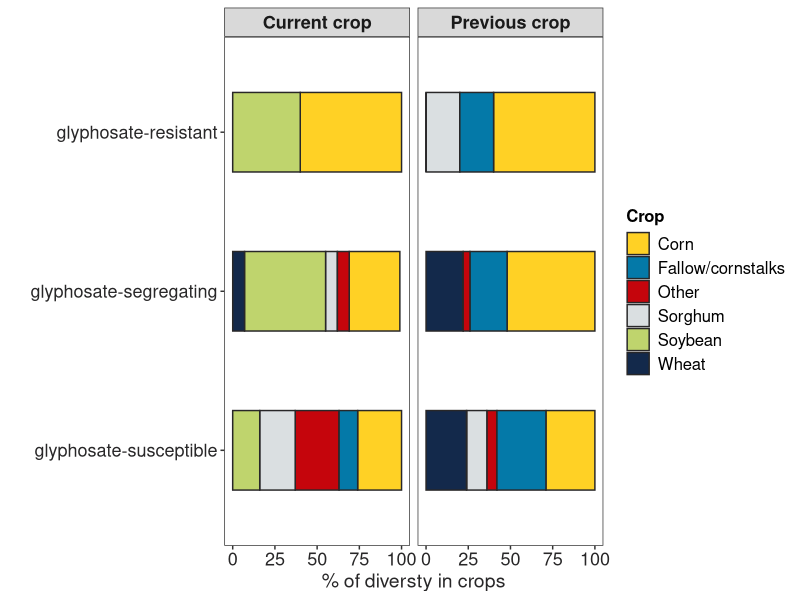

Reproduce this figure in R. (Note: this script raises an error after producing the figure.)
## ---- chunk 1
library(tidyverse)
library(patchwork)
## ---- chunk 2
EPSPS <- read_csv("Crop_EPSPS.csv")
## ---- chunk 3
EPSPS$Herbicide <- factor(EPSPS$Herbicide, levels = c("EPSPS-S", "EPSPS-RS", "EPSPS-R", "PPO-S", "PPO-RS", "PPO-R"), labels = c("glyphosate-susceptible", "glyphosate-segregating", "glyphosate-resistant", "PPO-Susceptible", "PPO-Segregating", "PPO-Resistant"))
## ---- chunk 4
EP <- EPSPS %>% 
  filter(Herb == "EPSPS")

p1<-ggplot(EP, aes(x=Herbicide, y=Perc, fill=Crop)) + geom_col(position = "stack",
     width = 0.5, color="#282728") + 
  facet_wrap(~Type, nrow = 1) + coord_flip() + theme_bw() +
  scale_fill_manual(values=c("#ffd125", "#0479a8", "#c5050c", "#dadfe1", "#bfd46d", "#13294b")) +
 labs(x="", y="% of diversty in crops") + theme(legend.title = element_text(size=12, face = "bold"), strip.text = element_text(size=13, face="bold"),  panel.grid = element_blank(),
   axis.title = element_text(size=14, color="#282728"), axis.text = element_text(size=13, color="#282728"), legend.text = element_text(size=12), legend.position = "right") +
  ggsave("EPSPScrop.png", height = 8 , width=6, dpi=300) 
## ---- chunk 5
PPO <- EPSPS %>% 
  filter(Herb == "PPO")

p2 <- ggplot(PPO, aes(x=Herbicide, y=Perc, fill=Crop)) + geom_col(position = "stack",
     width = 0.5, color="#282728") + 
  facet_wrap(~Type, nrow = 1) + coord_flip() + theme_bw() +
  scale_fill_brewer(palette="Paired") + labs(x="", y="% of diversty in crops") + theme(legend.title = element_text(size=12, face = "bold"), strip.text = element_text(size=13, face="bold"),  panel.grid = element_blank(),
   axis.title = element_text(size=14, color="#282728"), axis.text = element_text(size=13, color="#282728"), legend.text = element_text(size=12), legend.position = "right") +
  ggsave("PPOcrop.png", height = 8 , width=6, dpi=300) 
## ---- chunk 6
(random | p1) + 
plot_annotation(tag_levels = c('A', 'B')) 
  
  
  
#  ggsave("Figure 5", height = 6, width = 12)
## ---- chunk 7
library(gridExtra)
library(cowplot)
plot_grid(random, p1, nrow = 2, labels = c("A", "B"))+
  ggsave("Figure 5.png", height=12, width=6, dpi=600)
## ---- chunk 8
((random | a ) / p1) + plot_annotation(tag_levels = c('A', 'B', 'C')) +
  ggsave("Figure 3.tiff", height = 10, width=12, dpi=600)
## ---- chunk 9
((random2 | b ) / p2) + plot_annotation(tag_levels = c('A', 'B', 'C')) +
  ggsave("Figure 9.png", height = 10, width=12, dpi=600)
## ---- chunk 10
library(gridExtra)
library(cowplot)
plot_grid(p1, p2, nrow = 1, labels = c("A", "B")) +
  ggsave("Figure 5.png", height=8, width=12, dpi=200)
